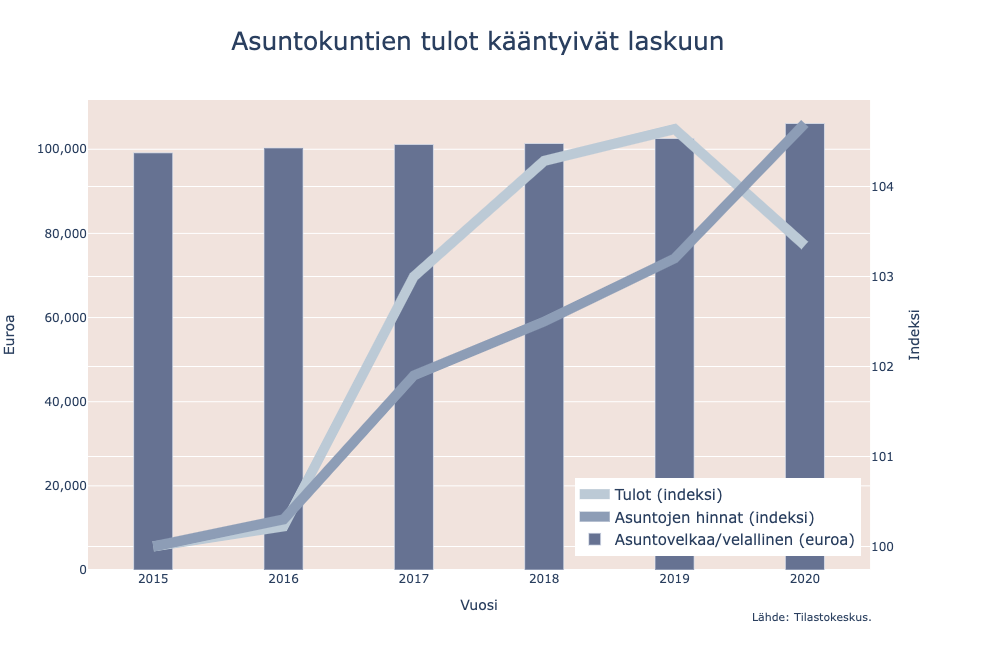

Reproduce this figure in Python.
# Lataa tarvittavat kirjastot
import pandas as pd
import plotly.express as px
import plotly.graph_objects as go
from plotly.subplots import make_subplots

# Lataa tiedot
# 112l -- Vanhojen osakeasuntojen hintaindeksi (2015=100) ja kauppojen lukumäärät, vuositasolla, 2015-2021
as_hinnat = pd.read_csv("asuntojen_hinnat2.csv", encoding="ISO 8859-1", sep=";")
as_hinnat = as_hinnat[["Vuosi", "Koko maa"]]
as_hinnat = as_hinnat.rename(columns={"Koko maa": "Indeksi"})

# Lataa tiedot
# 12ij -- Kotitalouden tulot asunnon hallintasuhteen mukaan, 1987-2020
as_tulot = pd.read_csv("kotitalouksien_tulot2.csv", encoding="ISO 8859-1", sep=";")
as_tulot = as_tulot[["Vuosi", "Oma asunto"]]
as_tulot = as_tulot.rename(columns={"Oma asunto": "Tulot"})

# Lataa tiedot
# 113n -- Asuntokuntien velat ja rakenne suuralueittain, vuoden 2020 rahassa, 2002-2020
as_velat_asuntokunta = pd.read_csv("asuntovelat_asuntokunta.csv", encoding="ISO 8859-1", sep=";")
as_velat_asuntokunta = as_velat_asuntokunta[["Vuosi", "Asuntovelat, euroa Yhteensä", "Asuntovelallisia asuntokuntia, lkm Yhteensä"]]
as_velat_asuntokunta = as_velat_asuntokunta.rename(columns={"Asuntovelat, euroa Yhteensä": "Asuntovelka yhteensä", "Asuntovelallisia asuntokuntia, lkm Yhteensä": "Asuntovelallisia lkm"})

# Laske velat/velallinen
as_velat_asuntokunta["Velkaa/velallinen"] = as_velat_asuntokunta["Asuntovelka yhteensä"] / as_velat_asuntokunta["Asuntovelallisia lkm"]

# Muuta tulot indeksimuotoon
as_tulot["Muutos"] = as_tulot["Tulot"] / 55644 * 100

# Alusta kuvaaja
fig = go.Figure()

# Alusta kaksi y-akselia
fig = make_subplots(specs=[[{"secondary_y": True}]])

# Lisää tracet
fig.add_trace(go.Scatter(
  x=as_tulot["Vuosi"],
  y=as_tulot["Muutos"],
  name="Tulot (indeksi)",
  mode="lines",
  line={"color": "#bccad6", "width": 10}
  ),
  secondary_y=True)

fig.add_trace(go.Scatter(
  x=as_hinnat["Vuosi"],
  y=as_hinnat["Indeksi"],
  name="Asuntojen hinnat (indeksi)",
  mode="lines",
  line={"color": "#8d9db6", "width": 10}
  ),
  secondary_y=True)

fig.add_trace(go.Bar(
  x=as_velat_asuntokunta["Vuosi"],
  y=as_velat_asuntokunta["Velkaa/velallinen"],
  name="Asuntovelkaa/velallinen (euroa)",
  width=0.3,
  marker={"color": "#667292"}
  ),
  secondary_y=False)

# Päivitä layoutia
fig.update_layout(
  autosize=False,
  width=1000,
  height=650,
  plot_bgcolor="#f1e3dd",
  title={"text":"Asuntokuntien tulot kääntyivät laskuun", "x": 0.478, "font": {"size": 25}},
  xaxis_title="Vuosi",
  legend={"x": 0.585, "y": 0.03, "font": {"size":15}},
  yaxis={"tickformat": ",.0f"}
  )

# Päivitä y-akseleiden layoutia
fig.update_yaxes(title_text="Indeksi", secondary_y=True)
fig.update_yaxes(title_text="Euroa", secondary_y=False)

# Lisää lähde
fig.add_annotation({
  "text": "Lähde: Tilastokeskus.",
  "x": 0.945,
  "y": -0.12,
  "showarrow": False,
  "xref": "paper",
  "yref": "paper",
  "font": {"size": 11}
  })

# Piirrä kuvaaja
fig.show()
